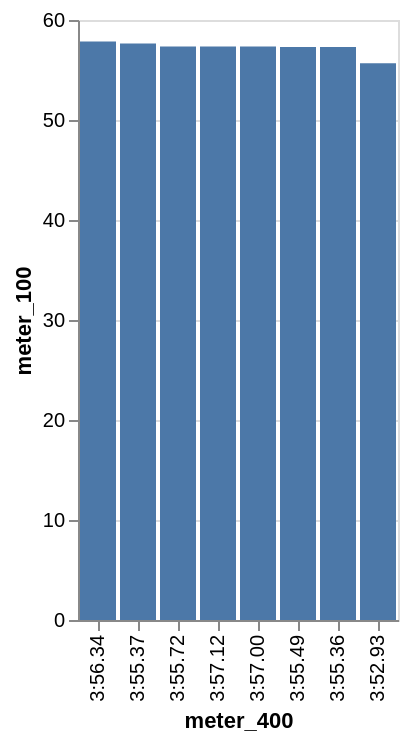

Here is the Vega-Lite specification saved for this chart:
### Vega-Lite specification from a JSON file in a GitHub repository (floating-point values rounded to 4 significant figures)
{"data": {"values": [{"x_data": "3:56.34", "y_data": 57.84}, {"x_data": "3:55.37", "y_data": 57.66}, {"x_data": "3:55.72", "y_data": 57.35}, {"x_data": "3:57.12", "y_data": 57.34}, {"x_data": "3:57.00", "y_data": 57.34}, {"x_data": "3:55.49", "y_data": 57.31}, {"x_data": "3:55.36", "y_data": 57.31}, {"x_data": "3:52.93", "y_data": 55.67}]}, "mark": "bar", "encoding": {"x": {"field": "x_data", "type": "nominal", "title": "meter_400", "sort": {"op": "sum", "field": "y_data", "order": "descending"}}, "y": {"field": "y_data", "type": "quantitative", "title": "meter_100"}}}
